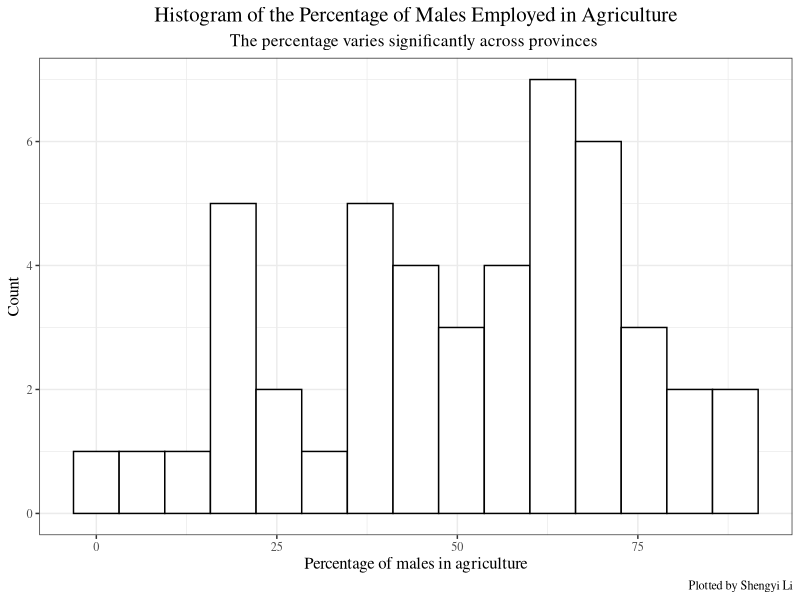
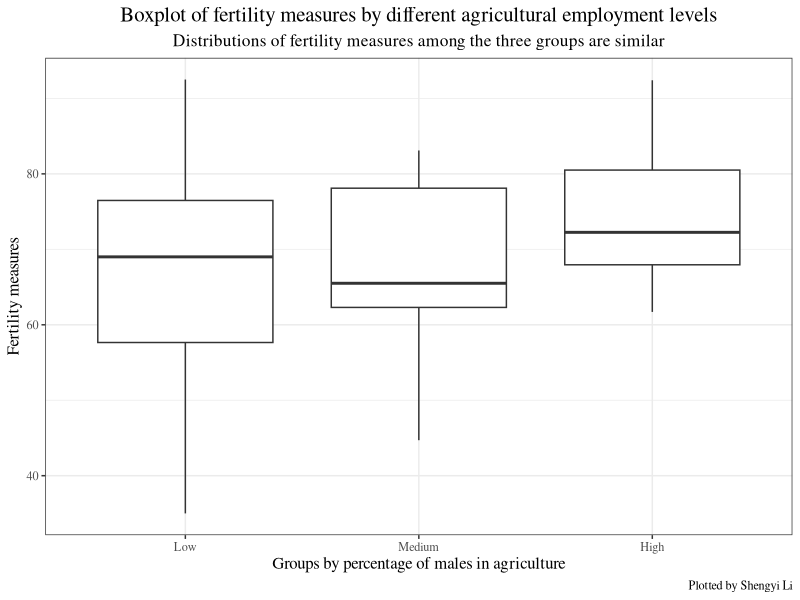
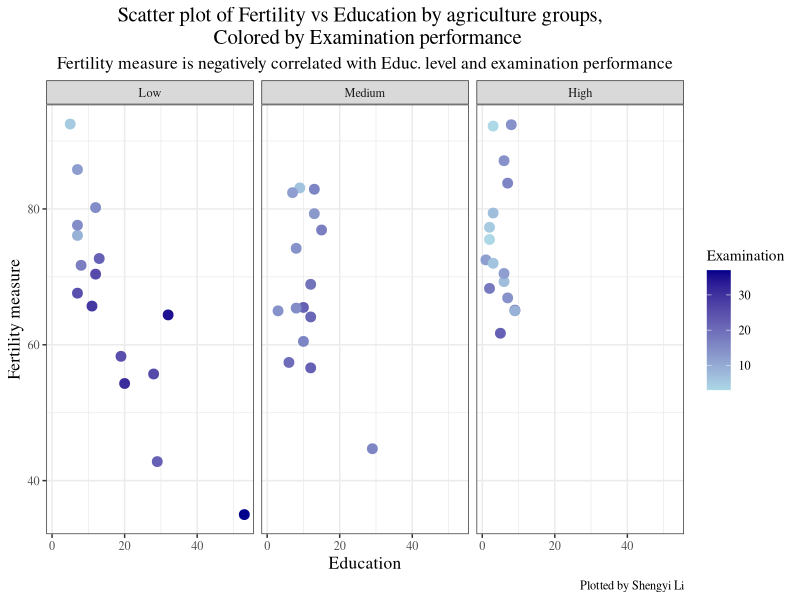

These charts were generated, in order, by the following R code:
## ---- chunk 1
sapply(swiss, class)
## ---- chunk 2
summary(swiss)
## ---- chunk 3
library(ggplot2)
suppressPackageStartupMessages(library(dplyr))
swiss %>% ggplot(aes(x=Agriculture)) +
    geom_histogram(bins=15,fill='white',color='black')+
    labs(x="Percentage of males in agriculture",
    y="Count",
    title = "Histogram of the Percentage of Males Employed in Agriculture",
    subtitle = "The percentage varies significantly across provinces ",
    caption = "Plotted by Shengyi Li")+
    theme_bw(base_family = "Times")+
  theme(plot.title = element_text(size=15,hjust=0.5),
  plot.subtitle = element_text(hjust=0.5,size=12.5),
  axis.title.x = element_text(size=12),
  axis.title.y = element_text(size=12))
## ---- chunk 4
category_data <- swiss %>% 
  mutate(Agriculture_group = cut(Agriculture,
                                  breaks = quantile(Agriculture, probs = c(0, 1/3, 2/3, 1)),
                                  labels = c("Low", "Medium","High"), 
                                  include.lowest = TRUE))
## ---- chunk 5
category_data %>% ggplot(aes(x=Agriculture_group,y=Fertility))+
  geom_boxplot()+
  labs(x = "Groups by percentage of males in agriculture", 
       y = "Fertility measures", 
       color = "Agriculture_group",
       title = "Boxplot of fertility measures by different agricultural employment levels",
       subtitle = "Distributions of fertility measures among the three groups are similar",
    caption = "Plotted by Shengyi Li")+
  theme_bw(base_family = "Times")+
  theme(plot.title = element_text(size=15,hjust=0.5),
  plot.subtitle = element_text(hjust=0.5,size=12.5),
  axis.title.x = element_text(size=12),
  axis.title.y = element_text(size=12))
## ---- chunk 6
#| column: margin

knitr::kable(
category_data %>% group_by(Agriculture_group) %>%
  summarize(Mean_infant_mortality = round(mean(Infant.Mortality),2)) %>%
  rename(Ag_group=Agriculture_group)%>%
  arrange(desc(Mean_infant_mortality)))
## ---- chunk 7
category_data %>% 
  ggplot(aes(x=Education,y=Fertility,color=Examination))+
  geom_point(size=3)+
  facet_wrap(vars(Agriculture_group))+
  scale_color_gradient(low = "lightblue", high = "darkblue")+
  labs(y="Fertility measure",
  title = 'Scatter plot of Fertility vs Education by agriculture groups,  \n Colored by Examination performance',
  subtitle="Fertility measure is negatively correlated with Educ. level and examination performance",
  caption = "Plotted by Shengyi Li")+
  theme_bw(base_family = "Times")+
  theme(plot.title = element_text(size=15,hjust=0.5),
  plot.subtitle = element_text(hjust=0.5,size=12.5),
  axis.title.x = element_text(size=12.5),
  axis.title.y = element_text(size=12.5))
